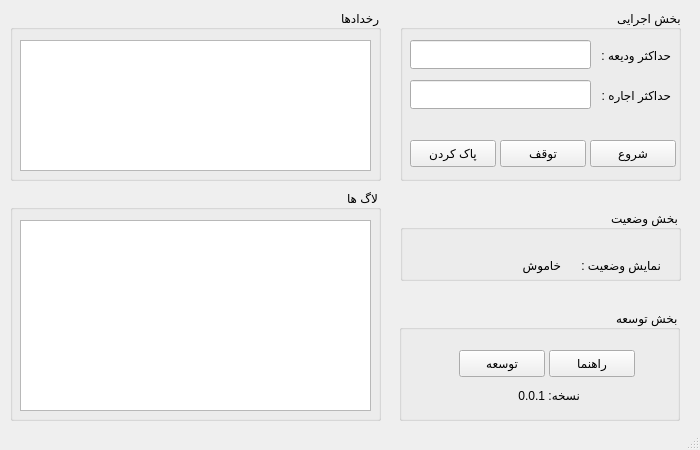
<?xml version="1.0" encoding="UTF-8"?>
<ui version="4.0">
 <class>MainWindow</class>
 <widget class="QMainWindow" name="MainWindow">
  <property name="geometry">
   <rect>
    <x>0</x>
    <y>0</y>
    <width>700</width>
    <height>450</height>
   </rect>
  </property>
  <property name="minimumSize">
   <size>
    <width>700</width>
    <height>450</height>
   </size>
  </property>
  <property name="maximumSize">
   <size>
    <width>700</width>
    <height>450</height>
   </size>
  </property>
  <property name="windowTitle">
   <string>املاک یاب دیوار</string>
  </property>
  <property name="windowIcon">
   <iconset>
    <normaloff>../../icon.png</normaloff>../../icon.png</iconset>
  </property>
  <widget class="QWidget" name="centralwidget">
   <widget class="QGroupBox" name="groupBox">
    <property name="geometry">
     <rect>
      <x>400</x>
      <y>10</y>
      <width>281</width>
      <height>171</height>
     </rect>
    </property>
    <property name="layoutDirection">
     <enum>Qt::RightToLeft</enum>
    </property>
    <property name="title">
     <string>بخش اجرایی</string>
    </property>
    <widget class="QPushButton" name="btnRun">
     <property name="geometry">
      <rect>
       <x>190</x>
       <y>130</y>
       <width>86</width>
       <height>27</height>
      </rect>
     </property>
     <property name="text">
      <string>شروع</string>
     </property>
    </widget>
    <widget class="QPushButton" name="btnStop">
     <property name="geometry">
      <rect>
       <x>100</x>
       <y>130</y>
       <width>86</width>
       <height>27</height>
      </rect>
     </property>
     <property name="text">
      <string>توقف</string>
     </property>
    </widget>
    <widget class="QPushButton" name="btnClear">
     <property name="geometry">
      <rect>
       <x>10</x>
       <y>130</y>
       <width>86</width>
       <height>27</height>
      </rect>
     </property>
     <property name="text">
      <string>پاک کردن</string>
     </property>
    </widget>
    <widget class="QLabel" name="label_2">
     <property name="geometry">
      <rect>
       <x>200</x>
       <y>70</y>
       <width>71</width>
       <height>31</height>
      </rect>
     </property>
     <property name="text">
      <string>حداکثر اجاره :</string>
     </property>
    </widget>
    <widget class="QLabel" name="label">
     <property name="geometry">
      <rect>
       <x>190</x>
       <y>30</y>
       <width>81</width>
       <height>31</height>
      </rect>
     </property>
     <property name="text">
      <string>حداکثر ودیعه :</string>
     </property>
    </widget>
    <widget class="QLineEdit" name="lineEdit_2">
     <property name="geometry">
      <rect>
       <x>10</x>
       <y>30</y>
       <width>181</width>
       <height>29</height>
      </rect>
     </property>
    </widget>
    <widget class="QLineEdit" name="lineEdit_3">
     <property name="geometry">
      <rect>
       <x>10</x>
       <y>70</y>
       <width>181</width>
       <height>29</height>
      </rect>
     </property>
    </widget>
   </widget>
   <widget class="QGroupBox" name="groupBox_2">
    <property name="geometry">
     <rect>
      <x>399</x>
      <y>310</y>
      <width>281</width>
      <height>111</height>
     </rect>
    </property>
    <property name="layoutDirection">
     <enum>Qt::RightToLeft</enum>
    </property>
    <property name="title">
     <string>بخش توسعه</string>
    </property>
    <widget class="QPushButton" name="btnHelp">
     <property name="geometry">
      <rect>
       <x>150</x>
       <y>40</y>
       <width>86</width>
       <height>27</height>
      </rect>
     </property>
     <property name="text">
      <string>راهنما</string>
     </property>
    </widget>
    <widget class="QPushButton" name="btnSite">
     <property name="geometry">
      <rect>
       <x>60</x>
       <y>40</y>
       <width>86</width>
       <height>27</height>
      </rect>
     </property>
     <property name="text">
      <string>توسعه</string>
     </property>
    </widget>
    <widget class="QLabel" name="label_3">
     <property name="geometry">
      <rect>
       <x>100</x>
       <y>70</y>
       <width>81</width>
       <height>31</height>
      </rect>
     </property>
     <property name="text">
      <string>نسخه: 0.0.1</string>
     </property>
    </widget>
   </widget>
   <widget class="QGroupBox" name="groupBox_3">
    <property name="geometry">
     <rect>
      <x>10</x>
      <y>10</y>
      <width>371</width>
      <height>171</height>
     </rect>
    </property>
    <property name="layoutDirection">
     <enum>Qt::RightToLeft</enum>
    </property>
    <property name="title">
     <string>رخدادها</string>
    </property>
    <widget class="QTextEdit" name="txtEvents">
     <property name="geometry">
      <rect>
       <x>10</x>
       <y>30</y>
       <width>351</width>
       <height>131</height>
      </rect>
     </property>
    </widget>
    <zorder>txtEvents</zorder>
    <zorder>label_2</zorder>
    <zorder>label</zorder>
    <zorder>lineEdit_2</zorder>
    <zorder>lineEdit_3</zorder>
   </widget>
   <widget class="QGroupBox" name="groupBox_4">
    <property name="geometry">
     <rect>
      <x>10</x>
      <y>190</y>
      <width>371</width>
      <height>231</height>
     </rect>
    </property>
    <property name="layoutDirection">
     <enum>Qt::RightToLeft</enum>
    </property>
    <property name="title">
     <string>لاگ ها</string>
    </property>
    <widget class="QTextEdit" name="txtLogs">
     <property name="geometry">
      <rect>
       <x>10</x>
       <y>30</y>
       <width>351</width>
       <height>191</height>
      </rect>
     </property>
    </widget>
   </widget>
   <widget class="QGroupBox" name="groupBox_5">
    <property name="geometry">
     <rect>
      <x>400</x>
      <y>210</y>
      <width>281</width>
      <height>71</height>
     </rect>
    </property>
    <property name="layoutDirection">
     <enum>Qt::RightToLeft</enum>
    </property>
    <property name="title">
     <string>بخش وضعیت</string>
    </property>
    <property name="flat">
     <bool>false</bool>
    </property>
    <widget class="QLabel" name="label_4">
     <property name="geometry">
      <rect>
       <x>180</x>
       <y>40</y>
       <width>81</width>
       <height>31</height>
      </rect>
     </property>
     <property name="frameShape">
      <enum>QFrame::NoFrame</enum>
     </property>
     <property name="text">
      <string>نمایش وضعیت : </string>
     </property>
    </widget>
    <widget class="QLabel" name="lblStatus">
     <property name="geometry">
      <rect>
       <x>-10</x>
       <y>40</y>
       <width>171</width>
       <height>31</height>
      </rect>
     </property>
     <property name="text">
      <string>خاموش</string>
     </property>
    </widget>
   </widget>
  </widget>
  <widget class="QMenuBar" name="menubar">
   <property name="geometry">
    <rect>
     <x>0</x>
     <y>0</y>
     <width>700</width>
     <height>23</height>
    </rect>
   </property>
  </widget>
  <widget class="QStatusBar" name="statusbar"/>
 </widget>
 <resources/>
 <connections>
  <connection>
   <sender>btnRun</sender>
   <signal>clicked()</signal>
   <receiver>btnRun</receiver>
   <slot>deleteLater()</slot>
   <hints>
    <hint type="sourcelabel">
     <x>632</x>
     <y>176</y>
    </hint>
    <hint type="destinationlabel">
     <x>632</x>
     <y>176</y>
    </hint>
   </hints>
  </connection>
  <connection>
   <sender>btnStop</sender>
   <signal>clicked()</signal>
   <receiver>btnStop</receiver>
   <slot>deleteLater()</slot>
   <hints>
    <hint type="sourcelabel">
     <x>542</x>
     <y>176</y>
    </hint>
    <hint type="destinationlabel">
     <x>542</x>
     <y>176</y>
    </hint>
   </hints>
  </connection>
  <connection>
   <sender>btnClear</sender>
   <signal>clicked()</signal>
   <receiver>btnClear</receiver>
   <slot>deleteLater()</slot>
   <hints>
    <hint type="sourcelabel">
     <x>452</x>
     <y>176</y>
    </hint>
    <hint type="destinationlabel">
     <x>452</x>
     <y>176</y>
    </hint>
   </hints>
  </connection>
  <connection>
   <sender>btnHelp</sender>
   <signal>clicked()</signal>
   <receiver>btnHelp</receiver>
   <slot>deleteLater()</slot>
   <hints>
    <hint type="sourcelabel">
     <x>591</x>
     <y>386</y>
    </hint>
    <hint type="destinationlabel">
     <x>591</x>
     <y>386</y>
    </hint>
   </hints>
  </connection>
  <connection>
   <sender>btnSite</sender>
   <signal>clicked()</signal>
   <receiver>btnSite</receiver>
   <slot>deleteLater()</slot>
   <hints>
    <hint type="sourcelabel">
     <x>501</x>
     <y>386</y>
    </hint>
    <hint type="destinationlabel">
     <x>501</x>
     <y>386</y>
    </hint>
   </hints>
  </connection>
 </connections>
</ui>
